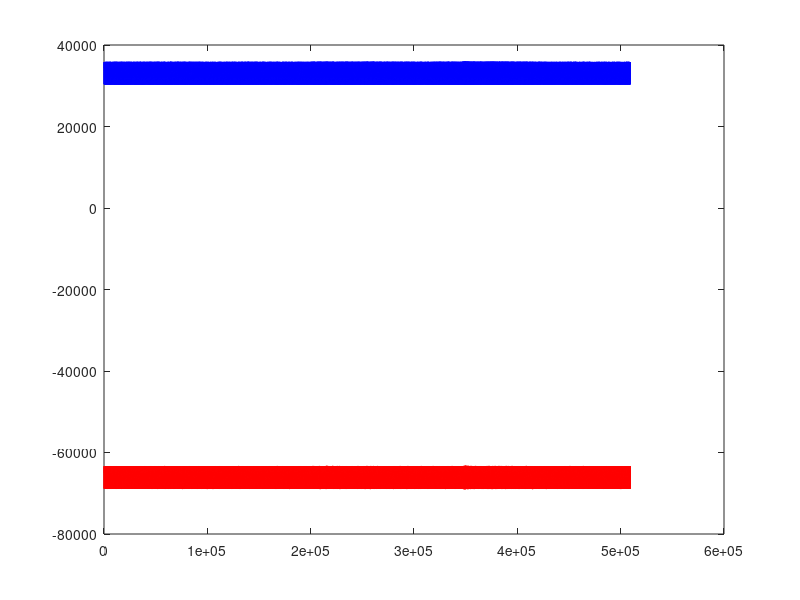

MATLAB code for this plot:
clear all; close all; clc;

load 22augcut1.mat

Ia = data(:,1);
Ib = data(:,2);
Ic = data(:,3);

Ic_ver = -(Ia + Ib);

plot(Ic, 'b')
hold on 
plot(Ic_ver, 'r')